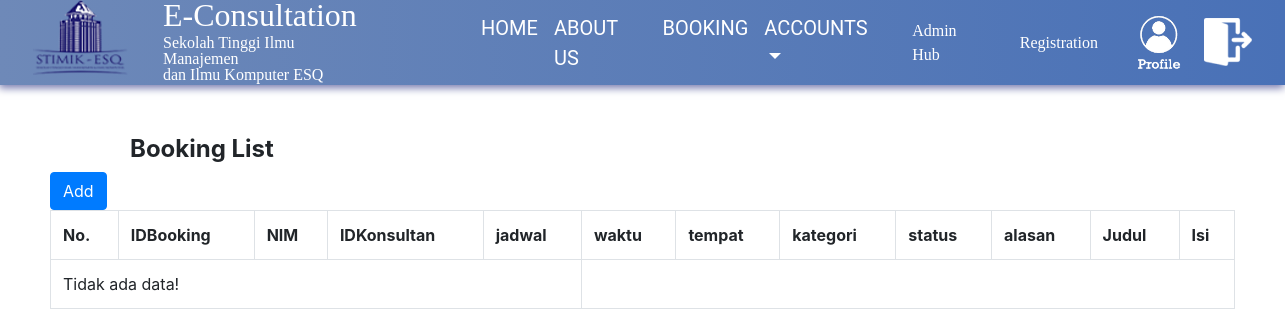
The app's page /dashboardAdmin.php?p=crudbooking, older data.
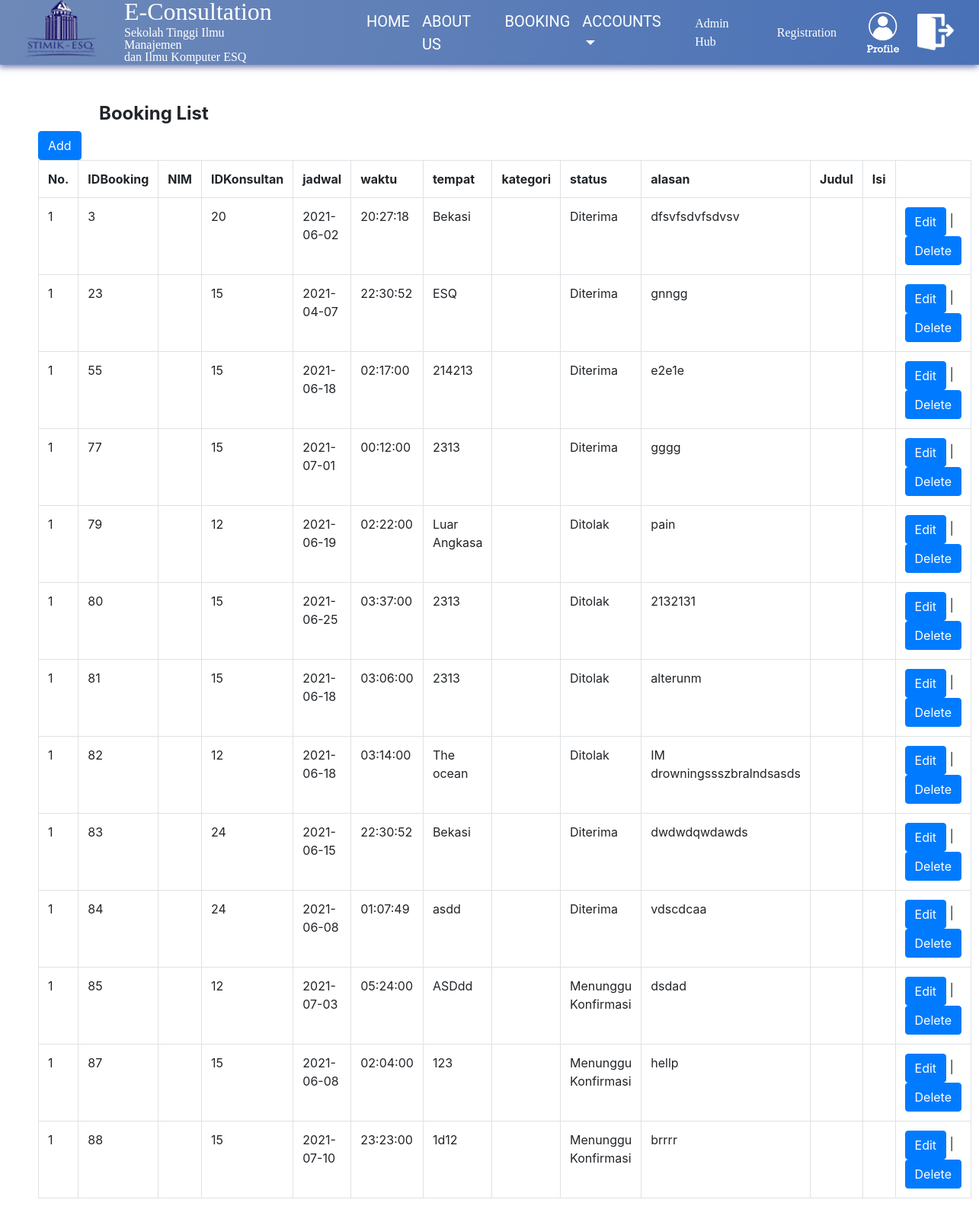
The same page, newer data.
### tables this page shows
CREATE TABLE `booking` (
  `IDBooking` int(11) NOT NULL,
  `IDMahasiswa` int(11) DEFAULT NULL,
  `IDKonsultan` int(11) DEFAULT NULL,
  `jadwal` date DEFAULT NULL,
  `waktu` time DEFAULT NULL,
  `tempat` varchar(30) DEFAULT NULL,
  `IDKategori` int(11) DEFAULT NULL,
  `status` varchar(20) DEFAULT NULL,
  `alasan` varchar(500) DEFAULT NULL
);

### inc.koneksi.php (called while the page is built, shortened)
<?php
class Connection{
private $host = "localhost";
private $struser = "root";
private $strpassword = "";
private $strdbname = "ekonsul";
function connect(){
$conn = mysqli_connect($this->host,$this->struser, $this->strpassword);
mysqli_select_db($conn, $this->strdbname);
$this->connection = $conn;
}
}
?>

### class/class.Booking.php (called while the page is built, shortened)
<?php
class Booking extends Connection {
  public function __get($atribute)
  {
		if (property_exists($this, $atribute))
    {
			return $this->$atribute;
		}
	}
    public function SelectAllBooking(){
        $sql = "SELECT * FROM booking";
        $result = mysqli_query($this->connection, $sql);
        $arrResult = Array();
        $cnt=0;
        if(mysqli_num_rows($result) > 0) {
            while ($data = mysqli_fetch_array($result)) {
                $objBooking = new Booking();
                $objBooking->IDMahasiswa=$data['IDMahasiswa'];
                $objBooking->IDKonsultan=$data['IDKonsultan'];
                $objBooking->waktu=$data['waktu'];
                $objBooking->status=$data['status'];
                $objBooking->alasan=$data['alasan'];
                $objBooking->jadwal=$data['jadwal' ];
                $objBooking->IDKategori=$data['IDKategori' ];
                $objBooking->tempat=$data['tempat' ];
                $objBooking->IDBooking=$data['IDBooking' ];
                $arrResult[$cnt] = $objBooking;
                $cnt++;
            }
        }
        return $arrResult;
    }
    }

### pages/crudbooking.php (the view, shortened to what this page needs)
<html>
<div class = "tableWindow">
<h4 class="title">
<span class="text">
<strong>Booking List</strong>
</span></h4>
<a class="btn btn-primary" href="index.php?p=addBooking">Add</a>
<table class="table table-bordered">
<tr>
<th>No.</th>
<th>IDBooking</th>
<th>NIM</th>
<th>IDKonsultan</th>
<th>jadwal</th>
<th>waktu</th>
<th>tempat</th>
<th>kategori</th>
<th>status</th>
<th>alasan</th>
<th>Judul</th>
<th>Isi</th>
</tr>
<?php
    require_once('./class/class.Booking.php');
    $objBooking = new Booking();
    $arrayResult = $objBooking->SelectAllBooking();
    if(count($arrayResult) == 0){
        echo '<tr><td colspan="5">Tidak ada data!</td></tr>';
    }
    else
    {
    $no = 1;
        foreach ($arrayResult as $dataBooking) {
            echo '<tr>';
            echo '<td>'.$no.'</td>';
            echo '<td>'.$dataBooking->IDBooking.'</td>';
            echo '<td>'.$dataBooking->NIM.'</td>';
            echo '<td>'.$dataBooking->IDKonsultan.'</td>';
            echo '<td>'.$dataBooking->jadwal.'</td>';
            echo '<td>'.$dataBooking->waktu.'</td>';
            echo '<td>'.$dataBooking->tempat.'</td>';
            echo '<td>'.$dataBooking->kategori.'</td>';
            echo '<td>'.$dataBooking->status.'</td>';
            echo '<td>'.$dataBooking->alasan.'</td>';
            echo '<td>'.$dataBooking->judul.'</td>';
            echo '<td>'.$dataBooking->isi.'</td>';
            echo '<td>
            <a class="btn btn-primary" href="index.php?p=addBooking&IDBooking='.$dataBooking->IDBooking.'">
            Edit
            </a> |
            <a class="btn btn-primary" href="index.php?p=deleteBooking&IDBooking='.$dataBooking->IDBooking.'" onclick="return confirm(\'Apakah anda yakin ingin menghapus?\')">
             Delete
             </a>
             </td>';
        }
    }
?>
</div>
</html>

Row changes from the older to the newer data that the page shows:
added booking: IDBooking "3", IDKonsultan "20", jadwal "2021-06-02", waktu "20:27:18", tempat "Bekasi", status "Diterima", alasan "dfsvfsdvfsdvsv"
added booking: IDBooking "23", IDKonsultan "15", jadwal "2021-04-07", waktu "22:30:52", tempat "ESQ", status "Diterima", alasan "gnngg"
added booking: IDBooking "55", IDKonsultan "15", jadwal "2021-06-18", waktu "02:17:00", tempat "214213", status "Diterima", alasan "e2e1e"
added booking: IDBooking "77", IDKonsultan "15", jadwal "2021-07-01", waktu "00:12:00", tempat "2313", status "Diterima", alasan "gggg"
added booking: IDBooking "79", IDKonsultan "12", jadwal "2021-06-19", waktu "02:22:00", tempat "Luar Angkasa", status "Ditolak", alasan "pain"
added booking: IDBooking "80", IDKonsultan "15", jadwal "2021-06-25", waktu "03:37:00", tempat "2313", status "Ditolak", alasan "2132131"
added booking: IDBooking "81", IDKonsultan "15", jadwal "2021-06-18", waktu "03:06:00", tempat "2313", status "Ditolak", alasan "alterunm"
added booking: IDBooking "82", IDKonsultan "12", jadwal "2021-06-18", waktu "03:14:00", tempat "The ocean", status "Ditolak", alasan "IM drowningssszbralndsasds"
added booking: IDBooking "83", IDKonsultan "24", jadwal "2021-06-15", waktu "22:30:52", tempat "Bekasi", status "Diterima", alasan "dwdwdqwdawds"
added booking: IDBooking "84", IDKonsultan "24", jadwal "2021-06-08", waktu "01:07:49", tempat "asdd", status "Diterima", alasan "vdscdcaa"
added booking: IDBooking "85", IDKonsultan "12", jadwal "2021-07-03", waktu "05:24:00", tempat "ASDdd", status "Menunggu Konfirmasi", alasan "dsdad"
added booking: IDBooking "87", IDKonsultan "15", jadwal "2021-06-08", waktu "02:04:00", tempat "123", status "Menunggu Konfirmasi", alasan "hellp"
added booking: IDBooking "88", IDKonsultan "15", jadwal "2021-07-10", waktu "23:23:00", tempat "1d12", status "Menunggu Konfirmasi", alasan "brrrr"
Text that changed along with them:
text no longer shown: "Tidak ada data!"
